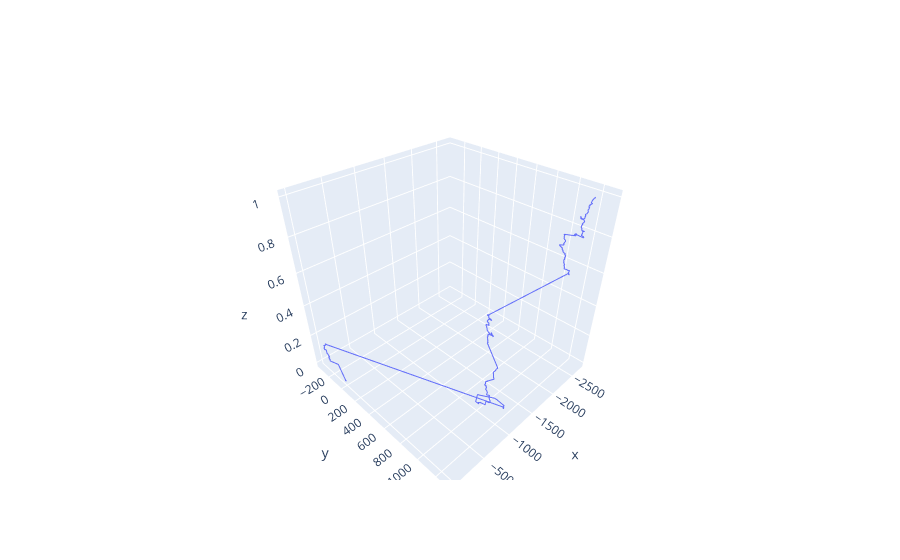
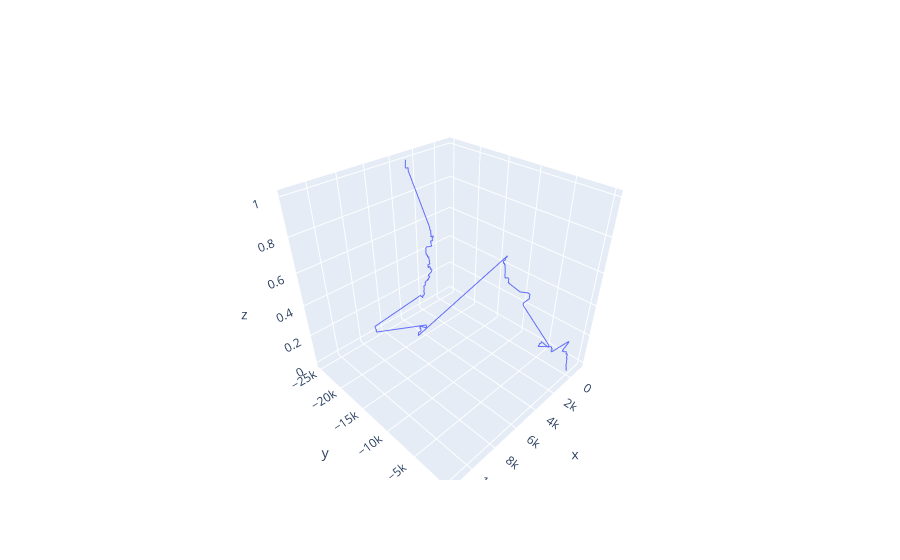
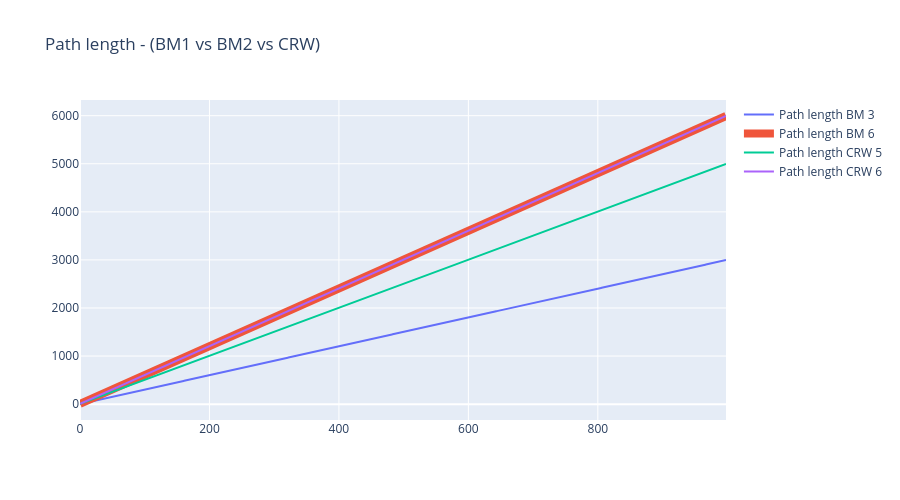

Here is the notebook cell these charts were saved with, in order:
### Markdown cell above
### Mean Squared Displacement (MSD) Analysis / Análisis del Desplazamiento Cuadrático Medio (MSD)
The MSD is computed to analyze the relationship between time and displacement in each type of random walk.

Se calcula el MSD para analizar la relación entre el tiempo y la distancia recorrida en cada tipo de caminata aleatoria.

### Code cell
import numpy as np
import plotly.graph_objects as go
from scipy.spatial import distance

###############
# Path Length #
###############
def path_length(trajectory):
    # Get the Euclidean Distance
    distances = np.array([distance.euclidean(trajectory.iloc[i-1], trajectory.iloc[i]) for i in range(1, trajectory.shape[0])])
    # Get the Cumulative Sum of the steps
    return np.cumsum(distances)

n_steps = 1000

# Definir las configuraciones de cada tipo de caminata
walks = {
    "BM_3": bm_2d(n_steps, speed=3),
    "BM_6": bm_2d(n_steps, speed=6),
    "CRW_5": rw_2d(n_steps, speed=5),
    "CRW_6": rw_2d(n_steps, speed=6),
    "Levy_1": levy_flight(n_steps, alpha=1),
    "Levy_07": levy_flight(n_steps, alpha=0.7)
}

# Imprimir qué claves están en walks para depuración
print("walks keys:", list(walks.keys()))

# Filtrar solo las caminatas que no son None
path_lengths = {key: path_length(df) for key, df in walks.items() if df is not None}

# Imprimir claves en path_lengths para verificar que todas estén incluidas
print("path_lengths keys:", list(path_lengths.keys()))

# Definir el ancho de línea para cada caso
line_widths = {"BM_3": 2, "BM_6": 8, "CRW_5": 2, "CRW_6": 2, "Levy_1": 2, "Levy_07": 2}

# Crear la figura
fig = go.Figure()

# Agregar trazas en un loop
for key, df in walks.items():
    if df is None:
        print(f"Advertencia: La caminata '{key}' es None y no se graficará.")
        continue  # Saltar esta iteración si df es None

    if key not in path_lengths:
        print(f"Advertencia: '{key}' no está en path_lengths y no se graficará.")
        continue  # Evitar error si path_lengths[key] no existe

    fig.add_trace(go.Scatter(
        x=np.arange(len(path_lengths[key])),
        y=path_lengths[key],
        marker=dict(size=2),
        line=dict(width=line_widths.get(key, 2)),  # Usar un ancho de línea por defecto si falta
        mode='lines',
        name=f'Path length {key.replace("_", " ")}',
        showlegend=True
    ))

# Configuración del layout
fig.update_layout(
    title_text='Path length - (BM1 vs BM2 vs CRW)',
    autosize=False,
    width=900,
    height=500
)

# Mostrar la gráfica
fig.show()

### Figure 1 — Plotly figure (JSON) as saved in the notebook; plotly's stock layout.template omitted (floating-point values rounded to 4 significant figures; data arrays with more than 128 entries replaced by an {"elided": "..."} marker saying what was removed)
{"data": [{"mode": "lines", "name": "Lévy Flight", "type": "scatter3d", "x": {"elided": "1001 float values"}, "y": {"elided": "1001 float values"}, "z": {"elided": "1001 float values"}}], "layout": {}}

### Figure 2 — Plotly figure (JSON) as saved in the notebook; plotly's stock layout.template omitted (floating-point values rounded to 4 significant figures; data arrays with more than 128 entries replaced by an {"elided": "..."} marker saying what was removed)
{"data": [{"mode": "lines", "name": "Lévy Flight", "type": "scatter3d", "x": {"elided": "1001 float values"}, "y": {"elided": "1001 float values"}, "z": {"elided": "1001 float values"}}], "layout": {}}

### Figure 3 — Plotly figure (JSON) as saved in the notebook; plotly's stock layout.template omitted (floating-point values rounded to 4 significant figures; data arrays with more than 128 entries replaced by an {"elided": "..."} marker saying what was removed)
{"data": [{"line": {"width": 2}, "marker": {"size": 2}, "mode": "lines", "name": "Path length BM 3", "showlegend": true, "type": "scatter", "x": {"elided": "999 int values"}, "y": {"elided": "999 float values"}}, {"line": {"width": 8}, "marker": {"size": 2}, "mode": "lines", "name": "Path length BM 6", "showlegend": true, "type": "scatter", "x": {"elided": "999 int values"}, "y": {"elided": "999 float values"}}, {"line": {"width": 2}, "marker": {"size": 2}, "mode": "lines", "name": "Path length CRW 5", "showlegend": true, "type": "scatter", "x": {"elided": "999 int values"}, "y": {"elided": "999 float values"}}, {"line": {"width": 2}, "marker": {"size": 2}, "mode": "lines", "name": "Path length CRW 6", "showlegend": true, "type": "scatter", "x": {"elided": "999 int values"}, "y": {"elided": "999 float values"}}], "layout": {"autosize": false, "height": 500, "title": {"text": "Path length - (BM1 vs BM2 vs CRW)"}, "width": 900}}
